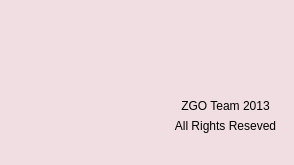
<?xml version="1.0" encoding="UTF-8"?>
<ui version="4.0">
 <class>DialogAbout</class>
 <widget class="QDialog" name="DialogAbout">
  <property name="geometry">
   <rect>
    <x>0</x>
    <y>0</y>
    <width>294</width>
    <height>165</height>
   </rect>
  </property>
  <property name="palette">
   <palette>
    <active>
     <colorrole role="Base">
      <brush brushstyle="SolidPattern">
       <color alpha="255">
        <red>255</red>
        <green>255</green>
        <blue>255</blue>
       </color>
      </brush>
     </colorrole>
     <colorrole role="Window">
      <brush brushstyle="SolidPattern">
       <color alpha="255">
        <red>240</red>
        <green>222</green>
        <blue>226</blue>
       </color>
      </brush>
     </colorrole>
    </active>
    <inactive>
     <colorrole role="Base">
      <brush brushstyle="SolidPattern">
       <color alpha="255">
        <red>255</red>
        <green>255</green>
        <blue>255</blue>
       </color>
      </brush>
     </colorrole>
     <colorrole role="Window">
      <brush brushstyle="SolidPattern">
       <color alpha="255">
        <red>240</red>
        <green>222</green>
        <blue>226</blue>
       </color>
      </brush>
     </colorrole>
    </inactive>
    <disabled>
     <colorrole role="Base">
      <brush brushstyle="SolidPattern">
       <color alpha="255">
        <red>240</red>
        <green>222</green>
        <blue>226</blue>
       </color>
      </brush>
     </colorrole>
     <colorrole role="Window">
      <brush brushstyle="SolidPattern">
       <color alpha="255">
        <red>240</red>
        <green>222</green>
        <blue>226</blue>
       </color>
      </brush>
     </colorrole>
    </disabled>
   </palette>
  </property>
  <property name="windowTitle">
   <string>About</string>
  </property>
  <widget class="QLabel" name="label">
   <property name="geometry">
    <rect>
     <x>10</x>
     <y>20</y>
     <width>128</width>
     <height>128</height>
    </rect>
   </property>
   <property name="text">
    <string/>
   </property>
   <property name="pixmap">
    <pixmap resource="../resource.qrc">:/image/resource/image/logo.png</pixmap>
   </property>
   <property name="scaledContents">
    <bool>true</bool>
   </property>
  </widget>
  <widget class="QLabel" name="labelInfo">
   <property name="geometry">
    <rect>
     <x>150</x>
     <y>90</y>
     <width>151</width>
     <height>31</height>
    </rect>
   </property>
   <property name="text">
    <string>ZGO Team 2013</string>
   </property>
   <property name="alignment">
    <set>Qt::AlignCenter</set>
   </property>
  </widget>
  <widget class="QLabel" name="labelInfo_2">
   <property name="geometry">
    <rect>
     <x>150</x>
     <y>110</y>
     <width>151</width>
     <height>31</height>
    </rect>
   </property>
   <property name="text">
    <string>All Rights Reseved</string>
   </property>
   <property name="alignment">
    <set>Qt::AlignCenter</set>
   </property>
  </widget>
 </widget>
 <resources>
  <include location="../resource.qrc"/>
 </resources>
 <connections/>
</ui>
